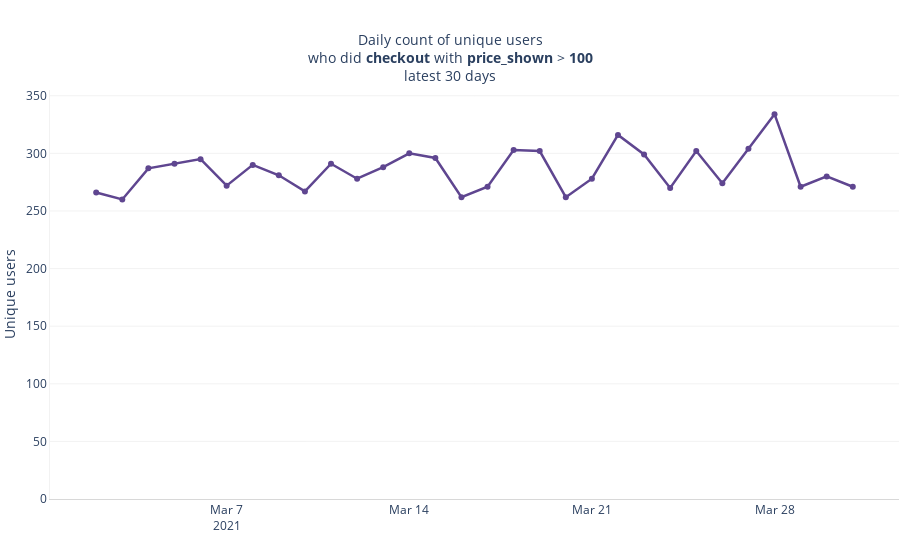

Notebook code for this chart:
### Code cell
m.checkout.event_properties.price_shown > 100

### Figure 1 — Plotly figure (JSON) as saved in the notebook; plotly's stock layout.template omitted (floating-point values rounded to 4 significant figures)
{"data": [{"customdata": [["n/a"], ["n/a"], ["n/a"], ["n/a"], ["n/a"], ["n/a"], ["n/a"], ["n/a"], ["n/a"], ["n/a"], ["n/a"], ["n/a"], ["n/a"], ["n/a"], ["n/a"], ["n/a"], ["n/a"], ["n/a"], ["n/a"], ["n/a"], ["n/a"], ["n/a"], ["n/a"], ["n/a"], ["n/a"], ["n/a"], ["n/a"], ["n/a"], ["n/a"], ["n/a"]], "hovertemplate": "<b>%{x}</b><br /><b>Value:</b> %{y}<extra></extra>", "legendgroup": "", "line": {"color": "rgb(95, 70, 144)", "dash": "solid", "width": 2.5}, "marker": {"symbol": "circle"}, "mode": "lines+markers", "name": "", "orientation": "v", "showlegend": false, "text": [266, 260, 287, 291, 295, 272, 290, 281, 267, 291, 278, 288, 300, 296, 262, 271, 303, 302, 262, 278, 316, 299, 270, 302, 274, 304, 334, 271, 280, 271], "textfont": {"size": 9}, "textposition": "top center", "type": "scatter", "x": ["2021-03-02T00:00:00", "2021-03-03T00:00:00", "2021-03-04T00:00:00", "2021-03-05T00:00:00", "2021-03-06T00:00:00", "2021-03-07T00:00:00", "2021-03-08T00:00:00", "2021-03-09T00:00:00", "2021-03-10T00:00:00", "2021-03-11T00:00:00", "2021-03-12T00:00:00", "2021-03-13T00:00:00", "2021-03-14T00:00:00", "2021-03-15T00:00:00", "2021-03-16T00:00:00", "2021-03-17T00:00:00", "2021-03-18T00:00:00", "2021-03-19T00:00:00", "2021-03-20T00:00:00", "2021-03-21T00:00:00", "2021-03-22T00:00:00", "2021-03-23T00:00:00", "2021-03-24T00:00:00", "2021-03-25T00:00:00", "2021-03-26T00:00:00", "2021-03-27T00:00:00", "2021-03-28T00:00:00", "2021-03-29T00:00:00", "2021-03-30T00:00:00", "2021-03-31T00:00:00"], "xaxis": "x", "y": [266, 260, 287, 291, 295, 272, 290, 281, 267, 291, 278, 288, 300, 296, 262, 271, 303, 302, 262, 278, 316, 299, 270, 302, 274, 304, 334, 271, 280, 271], "yaxis": "y"}], "layout": {"autosize": true, "bargap": 0.3, "bargroupgap": 0.15, "hoverlabel": {"font": {"size": 12}}, "hovermode": "x", "legend": {"orientation": "h", "tracegroupgap": 0, "xanchor": "left", "y": -0.2, "yanchor": "bottom"}, "margin": {"b": 1, "l": 1, "pad": 0, "r": 1, "t": 90}, "paper_bgcolor": "rgba(0, 0, 0, 0)", "plot_bgcolor": "rgba(0, 0, 0, 0)", "showlegend": false, "title": {"font": {"size": 14}, "text": "Daily count of unique users<br />who did <b>checkout</b> with <b>price_shown</b> > <b>100</b><br />latest 30 days", "x": 0.5, "xanchor": "center", "yanchor": "top"}, "uniformtext": {"minsize": 7}, "xaxis": {"anchor": "y", "autorange": true, "domain": [0, 1], "fixedrange": true, "gridcolor": "rgba(127,127,127,0.3)", "linecolor": "rgba(127,127,127,0.3)", "range": ["2021-02-28 06:50:33.2389", "2021-04-01 17:09:26.7611"], "rangemode": "tozero", "showgrid": false, "showline": true, "title": {"text": ""}, "type": "date"}, "yaxis": {"anchor": "x", "autorange": true, "domain": [0, 1], "fixedrange": true, "gridcolor": "rgba(127,127,127,0.1)", "linecolor": "rgba(127,127,127,0.1)", "range": [0, 354.7], "rangemode": "tozero", "showline": true, "title": {"text": "Unique users"}, "type": "linear"}}}
